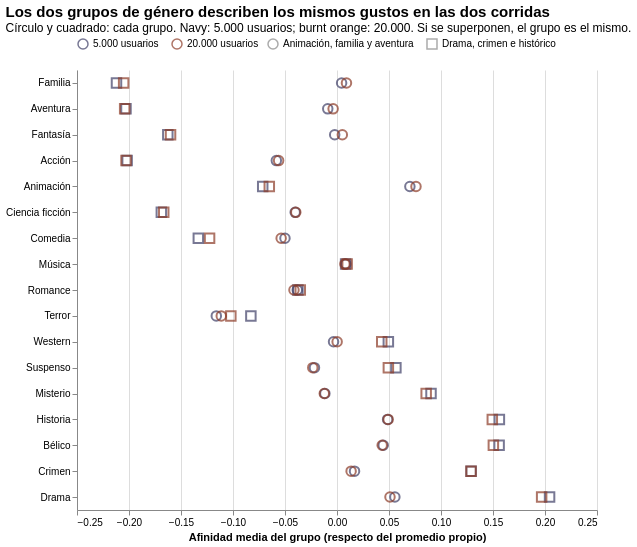

The notebook cell saved with this chart:
### Markdown cell above
La silhouette con 20.000 usuarios se calcula sobre una muestra de 6.000 para que no tarde demasiado
(con 5.000 usa a todos). Con tantos usuarios, la diferencia que eso introduce es menor que la tercera
cifra decimal.

## Parte 5 — ¿Los grupos describen los mismos gustos?

Que los números se parezcan no alcanza: los grupos podrían haber cambiado de significado. Comparamos
la **afinidad media por género** de cada grupo en las dos corridas. Si los puntos de una corrida caen
sobre los de la otra, los grupos describen los mismos gustos.

### Code cell
filas = []
for nombre, m in modelos.items():
    D = m.entrenamiento
    pref = m.generos["preparar"]["features"].transform(D)
    pref.columns = [GENERO_ES.get(c.replace("pref_", ""), c) for c in pref.columns]
    medias = pref.groupby(m.etiquetas["nombre_genero"].to_numpy()).mean()
    for grupo_nombre, fila in medias.iterrows():
        for genero, valor in fila.items():
            filas.append({"corrida": nombre, "grupo": grupo_nombre, "genero": genero, "afinidad": valor})
afinidades = pd.DataFrame(filas)
orden = (afinidades[afinidades["corrida"] == "5.000 usuarios"].pivot(index="genero", columns="grupo", values="afinidad")
         .diff(axis=1).iloc[:, -1].sort_values().index.tolist())

alt.Chart(afinidades).mark_point(filled=False, size=90, strokeWidth=2).encode(
    y=alt.Y("genero:N", sort=orden, title=None),
    x=alt.X("afinidad:Q", title="Afinidad media del grupo (respecto del promedio propio)"),
    color=alt.Color("corrida:N", scale=COLOR, title=None, legend=alt.Legend(orient="top")),
    shape=alt.Shape("grupo:N", title=None, legend=alt.Legend(orient="top", labelLimit=0)),
    tooltip=["corrida", "grupo", "genero", alt.Tooltip("afinidad:Q", format="+.3f")]
).properties(width=520, height=440, title=alt.Title(
    "Los dos grupos de género describen los mismos gustos en las dos corridas",
    subtitle="Círculo y cuadrado: cada grupo. Navy: 5.000 usuarios; burnt orange: 20.000. Si se superponen, el grupo es el mismo.",
    anchor="start", fontSize=15)).configure_view(stroke=None)

### Figure 1 — Vega-Lite specification as saved in the notebook (floating-point values rounded to 4 significant figures)
{"config": {"view": {"continuousWidth": 300, "continuousHeight": 300, "stroke": null}}, "data": {"name": "data-c611608e60a80967f05812cf35be1f26"}, "mark": {"type": "point", "filled": false, "size": 90, "strokeWidth": 2}, "encoding": {"color": {"field": "corrida", "legend": {"orient": "top"}, "scale": {"domain": ["5.000 usuarios", "20.000 usuarios"], "range": ["#3e3f66", "#8b3a26"]}, "title": null, "type": "nominal"}, "shape": {"field": "grupo", "legend": {"labelLimit": 0, "orient": "top"}, "title": null, "type": "nominal"}, "tooltip": [{"field": "corrida", "type": "nominal"}, {"field": "grupo", "type": "nominal"}, {"field": "genero", "type": "nominal"}, {"field": "afinidad", "format": "+.3f", "type": "quantitative"}], "x": {"field": "afinidad", "title": "Afinidad media del grupo (respecto del promedio propio)", "type": "quantitative"}, "y": {"field": "genero", "sort": ["Familia", "Aventura", "Fantasía", "Acción", "Animación", "Ciencia ficción", "Comedia", "Música", "Romance", "Terror", "Western", "Suspenso", "Misterio", "Historia", "Bélico", "Crimen", "Drama"], "title": null, "type": "nominal"}}, "height": 440, "title": {"text": "Los dos grupos de género describen los mismos gustos en las dos corridas", "anchor": "start", "fontSize": 15, "subtitle": "Círculo y cuadrado: cada grupo. Navy: 5.000 usuarios; burnt orange: 20.000. Si se superponen, el grupo es el mismo."}, "width": 520, "$schema": "https://vega.github.io/schema/vega-lite/v6.4.1.json", "datasets": {"data-c611608e60a80967f05812cf35be1f26": [{"corrida": "5.000 usuarios", "grupo": "Animación, familia y aventura", "genero": "Acción", "afinidad": -0.05833}, {"corrida": "5.000 usuarios", "grupo": "Animación, familia y aventura", "genero": "Aventura", "afinidad": -0.008895}, {"corrida": "5.000 usuarios", "grupo": "Animación, familia y aventura", "genero": "Animación", "afinidad": 0.07008}, {"corrida": "5.000 usuarios", "grupo": "Animación, familia y aventura", "genero": "Comedia", "afinidad": -0.05003}, {"corrida": "5.000 usuarios", "grupo": "Animación, familia y aventura", "genero": "Crimen", "afinidad": 0.01686}, {"corrida": "5.000 usuarios", "grupo": "Animación, familia y aventura", "genero": "Drama", "afinidad": 0.05565}, {"corrida": "5.000 usuarios", "grupo": "Animación, familia y aventura", "genero": "Familia", "afinidad": 0.004423}, {"corrida": "5.000 usuarios", "grupo": "Animación, familia y aventura", "genero": "Fantasía", "afinidad": -0.002215}, {"corrida": "5.000 usuarios", "grupo": "Animación, familia y aventura", "genero": "Historia", "afinidad": 0.04868}, {"corrida": "5.000 usuarios", "grupo": "Animación, familia y aventura", "genero": "Terror", "afinidad": -0.1161}, {"corrida": "5.000 usuarios", "grupo": "Animación, familia y aventura", "genero": "Música", "afinidad": 0.008496}, {"corrida": "5.000 usuarios", "grupo": "Animación, familia y aventura", "genero": "Misterio", "afinidad": -0.01165}, {"corrida": "5.000 usuarios", "grupo": "Animación, familia y aventura", "genero": "Romance", "afinidad": -0.03822}, {"corrida": "5.000 usuarios", "grupo": "Animación, familia y aventura", "genero": "Ciencia ficción", "afinidad": -0.0402}, {"corrida": "5.000 usuarios", "grupo": "Animación, familia y aventura", "genero": "Suspenso", "afinidad": -0.02166}, {"corrida": "5.000 usuarios", "grupo": "Animación, familia y aventura", "genero": "Bélico", "afinidad": 0.04446}, {"corrida": "5.000 usuarios", "grupo": "Animación, familia y aventura", "genero": "Western", "afinidad": -0.003321}, {"corrida": "5.000 usuarios", "grupo": "Drama, crimen e histórico", "genero": "Acción", "afinidad": -0.2018}, {"corrida": "5.000 usuarios", "grupo": "Drama, crimen e histórico", "genero": "Aventura", "afinidad": -0.2029}, {"corrida": "5.000 usuarios", "grupo": "Drama, crimen e histórico", "genero": "Animación", "afinidad": -0.07142}, {"corrida": "5.000 usuarios", "grupo": "Drama, crimen e histórico", "genero": "Comedia", "afinidad": -0.1333}, {"corrida": "5.000 usuarios", "grupo": "Drama, crimen e histórico", "genero": "Crimen", "afinidad": 0.1289}, {"corrida": "5.000 usuarios", "grupo": "Drama, crimen e histórico", "genero": "Drama", "afinidad": 0.2044}, {"corrida": "5.000 usuarios", "grupo": "Drama, crimen e histórico", "genero": "Familia", "afinidad": -0.212}, {"corrida": "5.000 usuarios", "grupo": "Drama, crimen e histórico", "genero": "Fantasía", "afinidad": -0.1627}, {"corrida": "5.000 usuarios", "grupo": "Drama, crimen e histórico", "genero": "Historia", "afinidad": 0.1561}, {"corrida": "5.000 usuarios", "grupo": "Drama, crimen e histórico", "genero": "Terror", "afinidad": -0.08281}, {"corrida": "5.000 usuarios", "grupo": "Drama, crimen e histórico", "genero": "Música", "afinidad": 0.008289}, {"corrida": "5.000 usuarios", "grupo": "Drama, crimen e histórico", "genero": "Misterio", "afinidad": 0.0904}, {"corrida": "5.000 usuarios", "grupo": "Drama, crimen e histórico", "genero": "Romance", "afinidad": -0.03757}, {"corrida": "5.000 usuarios", "grupo": "Drama, crimen e histórico", "genero": "Ciencia ficción", "afinidad": -0.1689}, {"corrida": "5.000 usuarios", "grupo": "Drama, crimen e histórico", "genero": "Suspenso", "afinidad": 0.05662}, {"corrida": "5.000 usuarios", "grupo": "Drama, crimen e histórico", "genero": "Bélico", "afinidad": 0.1559}, {"corrida": "5.000 usuarios", "grupo": "Drama, crimen e histórico", "genero": "Western", "afinidad": 0.04937}, {"corrida": "20.000 usuarios", "grupo": "Animación, familia y aventura", "genero": "Acción", "afinidad": -0.05613}, {"corrida": "20.000 usuarios", "grupo": "Animación, familia y aventura", "genero": "Aventura", "afinidad": -0.003722}, {"corrida": "20.000 usuarios", "grupo": "Animación, familia y aventura", "genero": "Animación", "afinidad": 0.07595}, {"corrida": "20.000 usuarios", "grupo": "Animación, familia y aventura", "genero": "Comedia", "afinidad": -0.0537}, {"corrida": "20.000 usuarios", "grupo": "Animación, familia y aventura", "genero": "Crimen", "afinidad": 0.01356}, {"corrida": "20.000 usuarios", "grupo": "Animación, familia y aventura", "genero": "Drama", "afinidad": 0.05095}, {"corrida": "20.000 usuarios", "grupo": "Animación, familia y aventura", "genero": "Familia", "afinidad": 0.009099}, {"corrida": "20.000 usuarios", "grupo": "Animación, familia y aventura", "genero": "Fantasía", "afinidad": 0.005114}, {"corrida": "20.000 usuarios", "grupo": "Animación, familia y aventura", "genero": "Historia", "afinidad": 0.04918}, {"corrida": "20.000 usuarios", "grupo": "Animación, familia y aventura", "genero": "Terror", "afinidad": -0.1113}, {"corrida": "20.000 usuarios", "grupo": "Animación, familia y aventura", "genero": "Música", "afinidad": 0.007569}, {"corrida": "20.000 usuarios", "grupo": "Animación, familia y aventura", "genero": "Misterio", "afinidad": -0.01223}, {"corrida": "20.000 usuarios", "grupo": "Animación, familia y aventura", "genero": "Romance", "afinidad": -0.04137}, {"corrida": "20.000 usuarios", "grupo": "Animación, familia y aventura", "genero": "Ciencia ficción", "afinidad": -0.03963}, {"corrida": "20.000 usuarios", "grupo": "Animación, familia y aventura", "genero": "Suspenso", "afinidad": -0.02331}, {"corrida": "20.000 usuarios", "grupo": "Animación, familia y aventura", "genero": "Bélico", "afinidad": 0.04344}, {"corrida": "20.000 usuarios", "grupo": "Animación, familia y aventura", "genero": "Western", "afinidad": 0.000137}, {"corrida": "20.000 usuarios", "grupo": "Drama, crimen e histórico", "genero": "Acción", "afinidad": -0.2029}, {"corrida": "20.000 usuarios", "grupo": "Drama, crimen e histórico", "genero": "Aventura", "afinidad": -0.2042}, {"corrida": "20.000 usuarios", "grupo": "Drama, crimen e histórico", "genero": "Animación", "afinidad": -0.0651}, {"corrida": "20.000 usuarios", "grupo": "Drama, crimen e histórico", "genero": "Comedia", "afinidad": -0.1225}, {"corrida": "20.000 usuarios", "grupo": "Drama, crimen e histórico", "genero": "Crimen", "afinidad": 0.1289}, {"corrida": "20.000 usuarios", "grupo": "Drama, crimen e histórico", "genero": "Drama", "afinidad": 0.1968}, {"corrida": "20.000 usuarios", "grupo": "Drama, crimen e histórico", "genero": "Familia", "afinidad": -0.2051}, {"corrida": "20.000 usuarios", "grupo": "Drama, crimen e histórico", "genero": "Fantasía", "afinidad": -0.1601}, {"corrida": "20.000 usuarios", "grupo": "Drama, crimen e histórico", "genero": "Historia", "afinidad": 0.1493}, {"corrida": "20.000 usuarios", "grupo": "Drama, crimen e histórico", "genero": "Terror", "afinidad": -0.1021}, {"corrida": "20.000 usuarios", "grupo": "Drama, crimen e histórico", "genero": "Música", "afinidad": 0.009756}, {"corrida": "20.000 usuarios", "grupo": "Drama, crimen e histórico", "genero": "Misterio", "afinidad": 0.08574}, {"corrida": "20.000 usuarios", "grupo": "Drama, crimen e histórico", "genero": "Romance", "afinidad": -0.03532}, {"corrida": "20.000 usuarios", "grupo": "Drama, crimen e histórico", "genero": "Ciencia ficción", "afinidad": -0.1666}, {"corrida": "20.000 usuarios", "grupo": "Drama, crimen e histórico", "genero": "Suspenso", "afinidad": 0.04938}, {"corrida": "20.000 usuarios", "grupo": "Drama, crimen e histórico", "genero": "Bélico", "afinidad": 0.1503}, {"corrida": "20.000 usuarios", "grupo": "Drama, crimen e histórico", "genero": "Western", "afinidad": 0.04302}]}}
